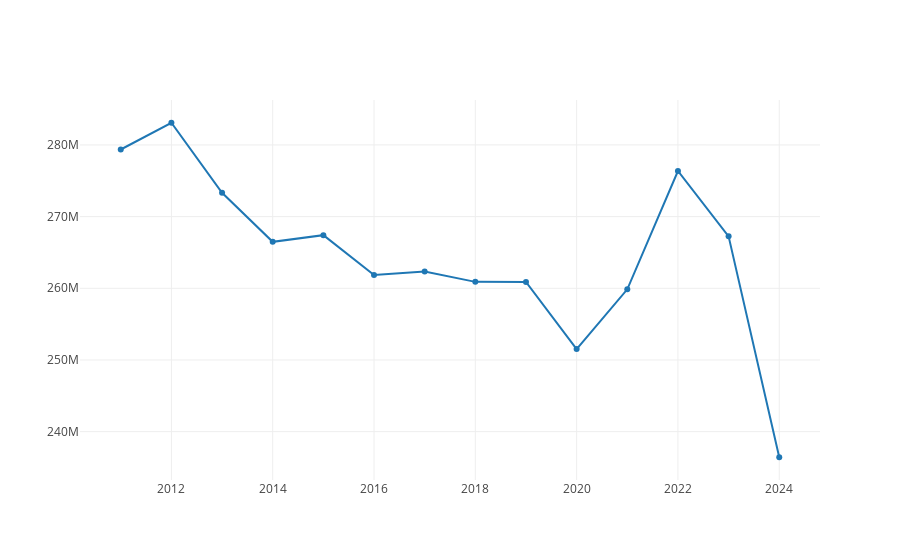

Source (notebook cell):
### Markdown cell above
### Evolución de la produccion en general.

### Code cell
def analisisProduccionGeneral (df: DataFrame): Unit = {
    //Calculamos la generacion total por año
    val sumaGeneracion = df
       .filter($"Compuesto" === false) 
      .filter(date_format(col("FechaCompleta"), "yyyy") =!= "2010") //El año 2010 solo tiene 1 dia
      .filter(!$"Familia".isin("Demanda"))
      .groupBy(date_format(col("FechaCompleta"), "yyyy").as("Año"))
      .agg(sum("Valor").as("Valor total"))
      .orderBy($"Año")
      .withColumn("Valor total millones MWh", round(col("Valor total") / 1e6, 2))
    
    sumaGeneracion.show()
    
    //Pintamos la gráfica
    val fechas = sumaGeneracion.select("Año").as[String].collect.toSeq
    val valorProduccion = sumaGeneracion.select("Valor Total").as[Double].collect.toSeq
    val produccionPorAño = Scatter(fechas, valorProduccion, name = "Producción Total")

    val data = Seq(produccionPorAño)
    plot(data)
    
}
analisisProduccionGeneral(dataFrameBalance)

### Figure 1 — Plotly figure (JSON) as saved in the notebook; plotly's stock layout.template omitted (floating-point values rounded to 4 significant figures)
{"data": [{"name": "Producción Total", "type": "scatter", "x": ["2011", "2012", "2013", "2014", "2015", "2016", "2017", "2018", "2019", "2020", "2021", "2022", "2023", "2024"], "y": [279400000.0, 283100000.0, 273300000.0, 266500000.0, 267400000.0, 261900000.0, 262300000.0, 260900000.0, 260900000.0, 251500000.0, 259900000.0, 276400000.0, 267200000.0, 236400000.0]}], "layout": {"autosize": true, "xaxis": {"autorange": true, "range": [2010.0, 2025.0], "type": "linear"}, "yaxis": {"autorange": true, "range": [233000000.0, 286500000.0], "type": "linear"}}}
